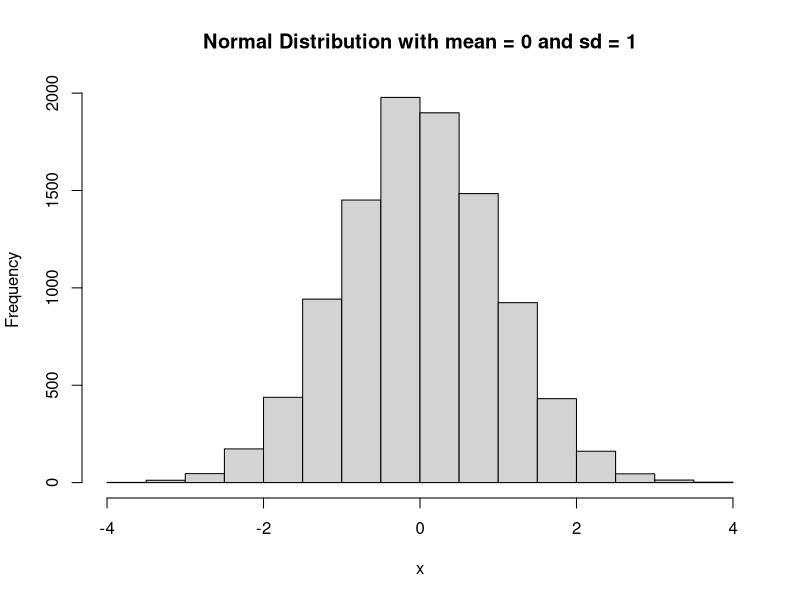
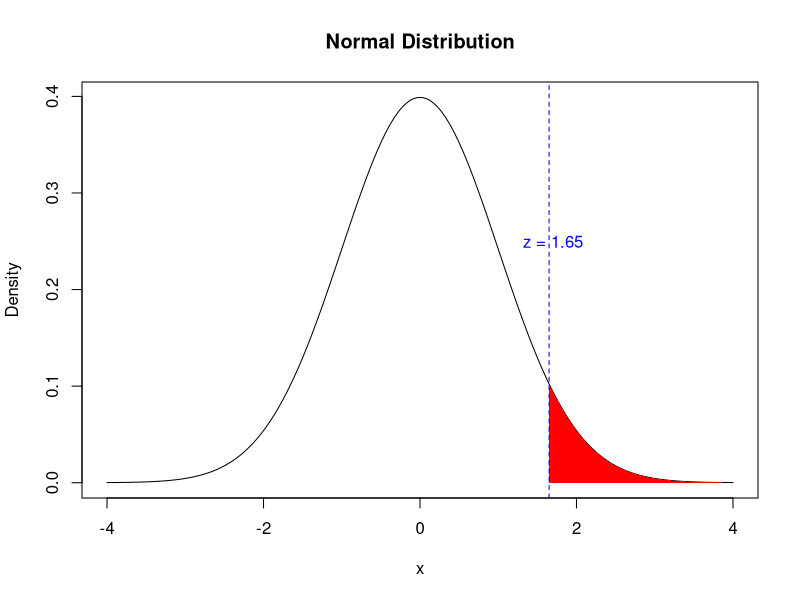
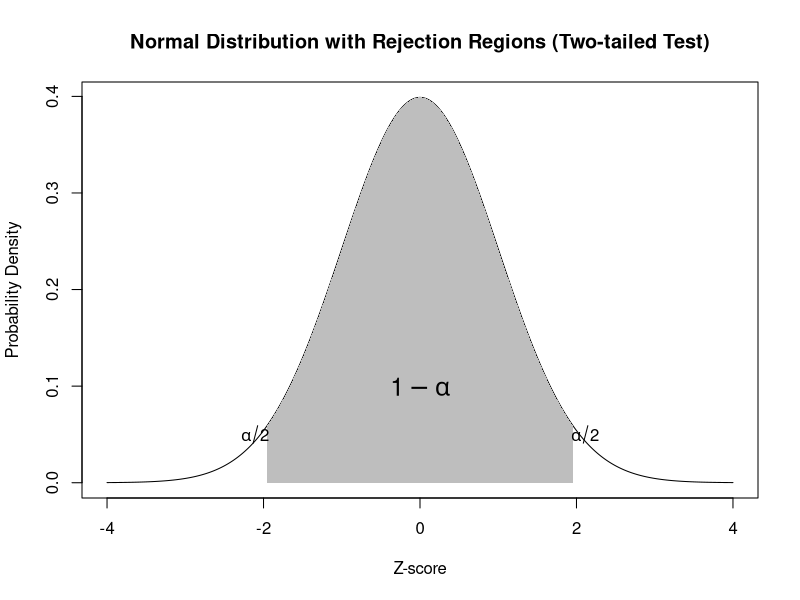

Source code (R) for these figures, in order:
## ---- chunk 1
# Set the seed for reproducibility
set.seed(123)

# Generate a random sample from a normal distribution with mean 0 and sd 1
x <- rnorm(10000, mean = 0, sd = 1)

# Create a histogram of the data
hist(x, main = "Normal Distribution with mean = 0 and sd = 1")
## ---- chunk 2
#| label: fig-1tailed
#| fig-cap: "Distribution of α rejection area for a One-tailed test."
  
# set mean and standard deviation
mu <- 0
sigma <- 1

# create x-axis values
x <- seq(-4, 4, by = 0.01)

# create normal distribution
y <- dnorm(x, mean = mu, sd = sigma)

# plot normal distribution
plot(x, y, type = "l", xlab = "x", ylab = "Density", main = "Normal Distribution")

# shade rejection region
x_reject <- seq(1.65, 4, by = 0.01)
y_reject <- dnorm(x_reject, mean = mu, sd = sigma)
polygon(c(x_reject, 4, 4, x_reject[1]), c(y_reject, 0, dnorm(4, mean = mu, sd = sigma), 0), col = "red", border = NA)

# indicate z-score for rejection region
abline(v = 1.65, col = "blue", lty = 2)
text(1.7, 0.25, "z = 1.65", col = "blue")
## ---- chunk 3
#| label: fig-2tailed
#| fig-cap: "Distribution of α rejection area for a two-tailed test"

# Define mean and standard deviation
mu <- 0
sigma <- 1

# Create x-axis values
x <- seq(-4, 4, length.out = 1000)

# Calculate y-axis values using probability density function
y <- dnorm(x, mean = mu, sd = sigma)

# Plot normal distribution
plot(x, y, type = "l", xlab = "Z-score", ylab = "Probability Density",
     main = "Normal Distribution with Rejection Regions (Two-tailed Test)")

# Define alpha level
alpha <- 0.05

# Define rejection regions
lower_reject <- qnorm(alpha/2, mean = mu, sd = sigma)
upper_reject <- qnorm(1-alpha/2, mean = mu, sd = sigma)

# Shade rejection regions
polygon(c(lower_reject, seq(lower_reject, upper_reject, length.out = 100), upper_reject),
        c(0, dnorm(seq(lower_reject, upper_reject, length.out = 100), mean = mu, sd = sigma), 0),
        col = "gray", border = NA)

# Add text labels for rejection regions
text(lower_reject - 0.15, 0.05, expression(alpha/2))
text(upper_reject + 0.15, 0.05, expression(alpha/2))

# Add text label for non-rejection region
text((lower_reject + upper_reject)/2, 0.1, expression(1-alpha), cex = 1.5)
